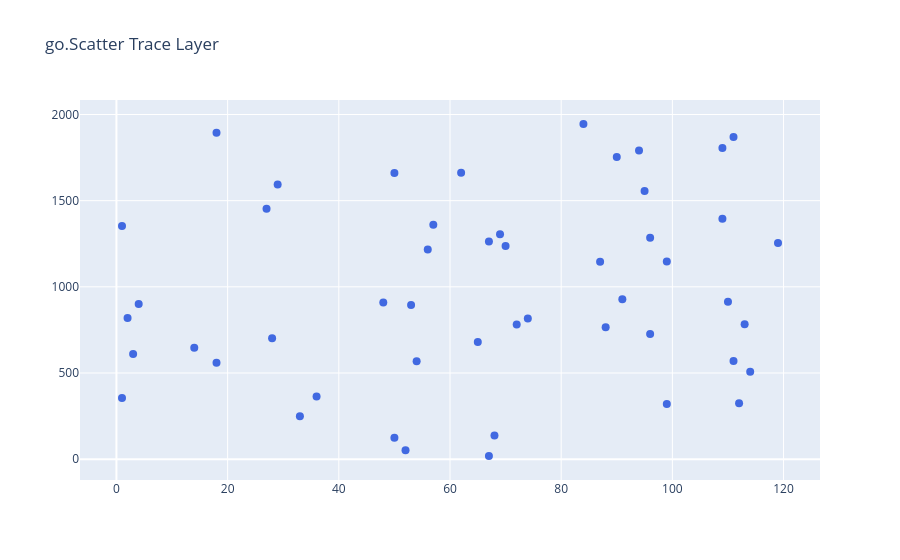

Notebook cell for this chart:
### Markdown cell above
### Low-Level Scatter Traces: `go.Scatter()`
**Explanation**: Initializes fine-grained Scatter/Line trace layers with manual marker and line styling.

**Syntax**: `go.Scatter(x=..., y=..., mode='lines+markers', name='...')`

### Code cell
scat_trace = go.Scatter(x=df['account_age_months'].head(50), y=df['transaction_amount'].head(50), mode='markers', marker=dict(size=8, color='royalblue', symbol='circle'), name='Transactions')
fig = go.Figure(data=[scat_trace], layout=go.Layout(title='go.Scatter Trace Layer'))
fig.show()
print('go.Scatter trace rendered.')

### Figure 1 — Plotly figure (JSON) as saved in the notebook; plotly's stock layout.template omitted (floating-point values rounded to 4 significant figures)
{"data": [{"marker": {"color": "royalblue", "size": 8, "symbol": "circle"}, "mode": "markers", "name": "Transactions", "x": [56, 112, 68, 50, 96, 67, 72, 36, 65, 18, 54, 109, 3, 110, 91, 62, 67, 74, 1, 4, 87, 88, 50, 113, 18, 33, 69, 119, 1, 2, 84, 70, 52, 28, 111, 95, 27, 109, 99, 29, 114, 96, 53, 14, 57, 94, 90, 48, 111, 99], "y": [1216.0, 325.0, 136.7, 124.2, 1285.0, 1264.0, 781.6, 363.5, 679.9, 559.9, 567.7, 1805.0, 609.8, 913.7, 927.5, 1662.0, 18.19, 816.4, 354.7, 900.9, 1145.0, 765.4, 1661.0, 783.5, 1894.0, 249.3, 1304.0, 1254.0, 1353.0, 819.0, 1945.0, 1237.0, 51.76, 701.8, 1869.0, 1557.0, 1454.0, 1395.0, 320.6, 1594.0, 507.1, 726.1, 895.1, 646.9, 1361.0, 1790.0, 1753.0, 908.9, 570.0, 1147.0], "type": "scatter"}], "layout": {"title": {"text": "go.Scatter Trace Layer"}}}
